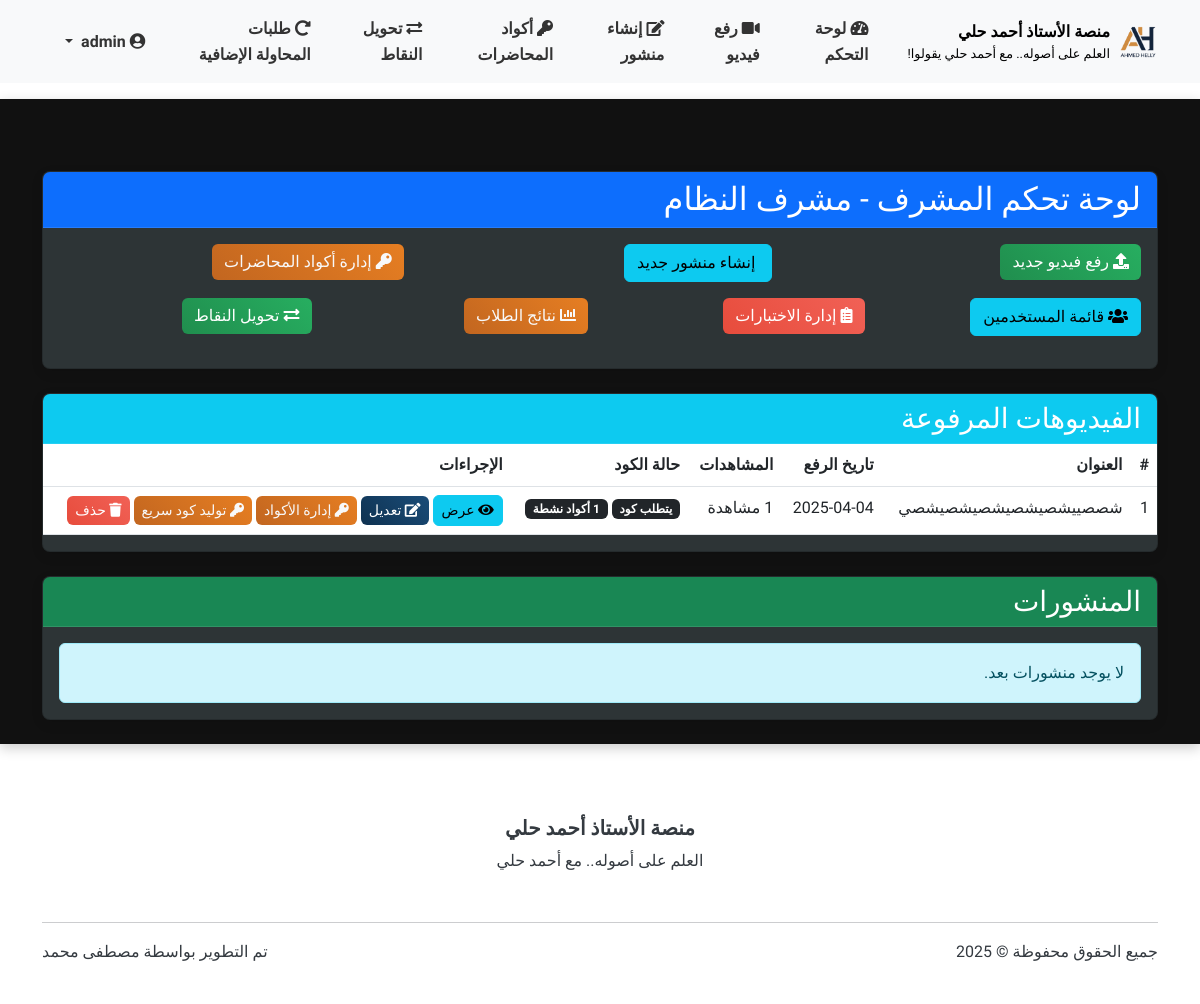
Page /admin/dashboard (signed in) on the earlier database version.
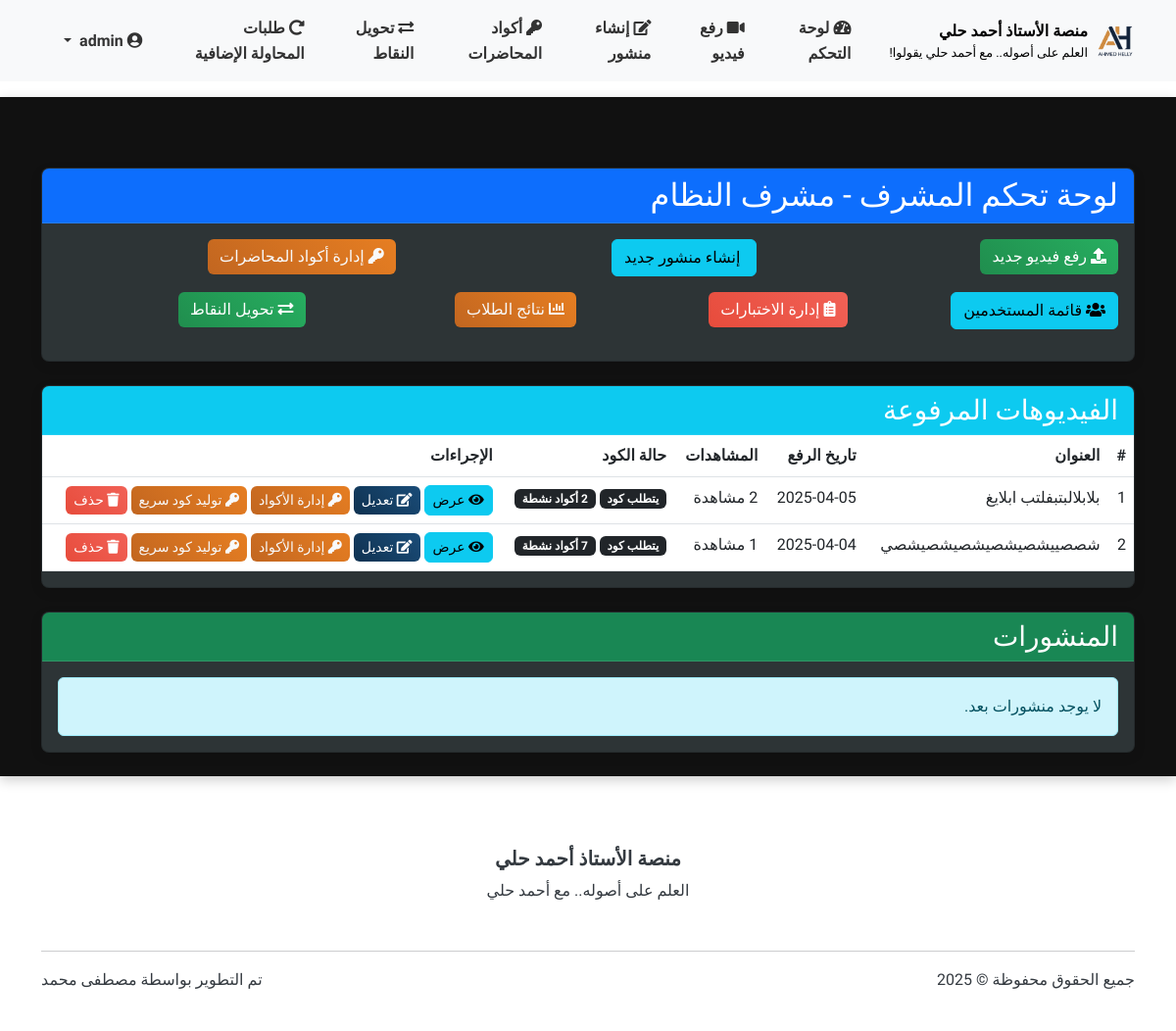
Same page on the later database version.
### models.py (models this page shows, shortened)
class Video(db.Model):
    __tablename__ = 'videos'
    id = db.Column(db.Integer, primary_key=True)
    title = db.Column(db.String(100), nullable=False)
    url = db.Column(db.String(200), nullable=True)  # يمكن أن يكون فارغًا في حالة رفع ملف
    file_path = db.Column(db.String(200), nullable=True)  # مسار الملف المرفوع
    description = db.Column(db.Text)
    uploaded_by = db.Column(db.Integer, db.ForeignKey('users.id'), nullable=False)
    created_at = db.Column(db.DateTime, default=datetime.utcnow)
    requires_code = db.Column(db.Boolean, default=True)  # هل تتطلب المحاضرة كود للوصول
    points_cost = db.Column(db.Integer, default=0)  # تكلفة الفيديو بالنقاط
    comments = db.relationship('Comment', backref='video', lazy='dynamic', cascade='all, delete-orphan')

### routes.py (the view)
@admin_bp.route('/dashboard')
@login_required
def dashboard():
    if not current_user.is_admin():
        abort(403)
    videos = Video.query.order_by(Video.created_at.desc()).all()
    posts = Post.query.order_by(Post.created_at.desc()).all()
    video_stats = {}
    for video in videos:
        views = VideoView.query.filter_by(video_id=video.id).all()
        viewers = User.query.join(VideoView, User.id == VideoView.user_id).filter(VideoView.video_id == video.id).all()
        active_codes = LectureCode.query.filter_by(video_id=video.id, is_active=True).all()
        video_stats[video.id] = {
            'views_count': len(views),
            'viewers': viewers,
            'active_codes': active_codes
        }
    return render_template('admin/dashboard.html', videos=videos, posts=posts, video_stats=video_stats)

### main.py (called while the page is built)
    @login_manager.user_loader
    def load_user(user_id):
        return models.User.query.get(int(user_id))

### models.py (called while the page is built)
    def is_admin(self):
        return self.role == 'admin'

### routes.py (called while the page is built)
@app.context_processor
def inject_now():
    return {'now': datetime.now()}

### templates/admin/dashboard.html (shortened to what the changed rows need)
{% extends 'base.html' %}
{% block content %}
<div class="container mt-5 text-right">
    <div class="row">
        <div class="col-md-12">
            <div class="card mb-4">
                <div class="card-header bg-primary text-white">
                    <h2 class="mb-0">لوحة تحكم المشرف - {{ current_user.full_name }}</h2>
                </div>
            </div>
            <div class="card mb-4">
                <div class="card-body p-0">
                    {% if videos %}
                    <div class="table-responsive">
                        <table class="table table-hover">
                            <thead class="thead-light">
                                <tr>
                                    <th>#</th>
                                    <th>العنوان</th>
                                    <th>تاريخ الرفع</th>
                                    <th>المشاهدات</th>
                                    <th>حالة الكود</th>
                                    <th>الإجراءات</th>
                                </tr>
                            </thead>
                            <tbody>
                                {% for video in videos %}
                                <tr>
                                    <td>{{ loop.index }}</td>
                                    <td>{{ video.title }}</td>
                                    <td>{{ video.created_at.strftime('%Y-%m-%d') }}</td>
                                    <td>{{ video_stats[video.id]['views_count'] }} مشاهدة</td>
                                    <td>
                                        {% if video.requires_code %}
                                            <span class="badge bg-dark">يتطلب كود</span>
                                            {% if video_stats[video.id]['active_codes'] %}
                                                <span class="badge bg-dark">{{ video_stats[video.id]['active_codes']|length }} أكواد نشطة</span>
                                            {% else %}
                                                <span class="badge bg-dark">لا توجد أكواد نشطة</span>
                                            {% endif %}
                                        {% else %}
                                            <span class="badge bg-dark">متاح للجميع</span>
                                        {% endif %}
                                    </td>
                                    <td>
                                        <a href="{{ url_for('student.view_video', video_id=video.id) }}" class="btn btn-sm btn-info">
                                            <i class="fa fa-eye"></i> عرض
                                        </a>
                                        <a href="{{ url_for('admin.edit_video', video_id=video.id) }}" class="btn btn-sm btn-primary">
                                            <i class="fa fa-edit"></i> تعديل
                                        </a>
                                        {% if video.requires_code %}
                                            <a href="{{ url_for('admin.lecture_codes') }}" class="btn btn-sm btn-warning">
                                                <i class="fa fa-key"></i> إدارة الأكواد
                                            </a>
                                            <form method="POST" action="{{ url_for('admin.create_lecture_code', video_id=video.id) }}" class="d-inline">
                                                <button type="submit" class="btn btn-sm btn-warning">
                                                    <i class="fa fa-key"></i> توليد كود سريع
                                                </button>
                                            </form>
                                        {% endif %}
                                        <a href="{{ url_for('admin.delete_video', video_id=video.id) }}" class="btn btn-sm btn-danger" onclick="return confirm('هل أنت متأكد من حذف هذا الفيديو؟');">
                                            <i class="fa fa-trash"></i> حذف
                                        </a>
                                    </td>
                                </tr>
                                {% endfor %}
                            </tbody>
                        </table>
                    </div>
                    {% else %}
                    <div class="alert alert-info m-3">لا يوجد فيديوهات مرفوعة بعد.</div>
                    {% endif %}
                </div>
            </div>
        </div>
    </div>
</div>
{% endblock %}

Differences in the rows shown:
added Video: title "بلابلالبتبفلتب ابلايغ", created_at "2025-04-05", video_stats "2"
computed for Video "شصصييشصيشصيشصيشصيشصي": video_stats "1" → "7"
